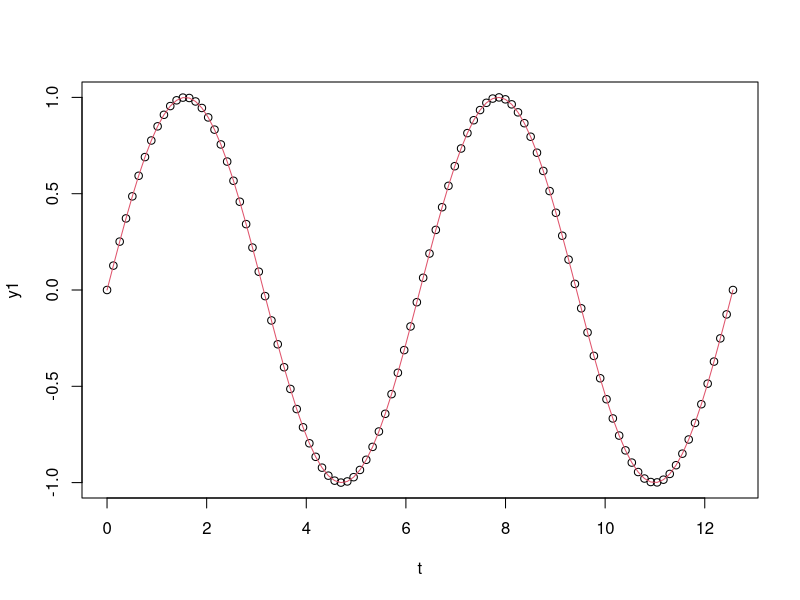
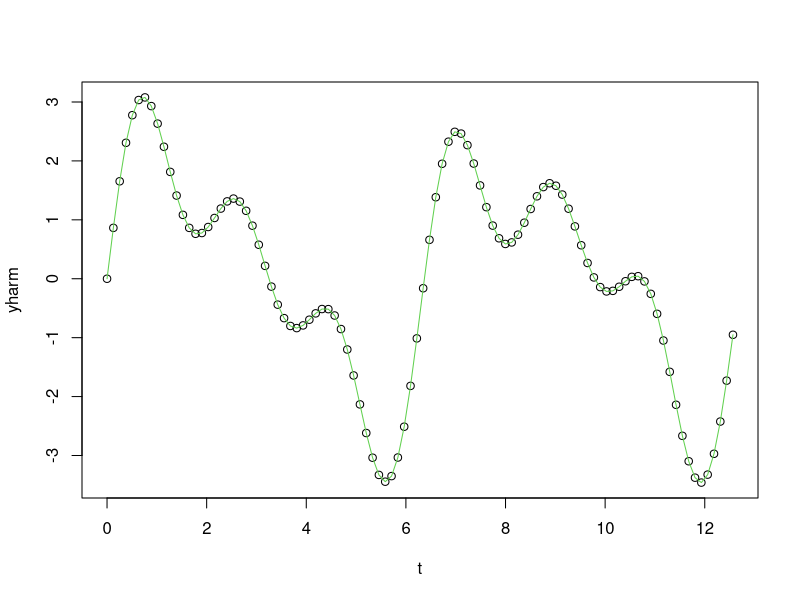
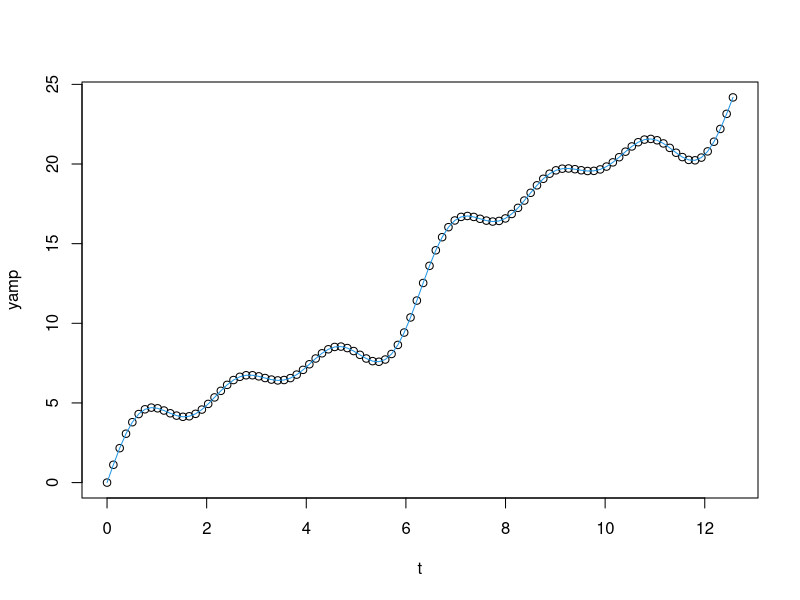
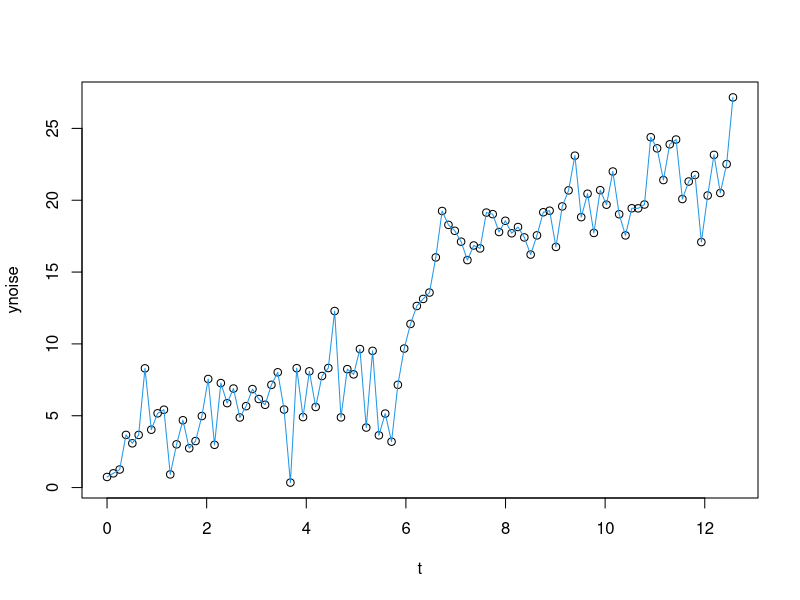

Source code (R) for these figures, in order:
# 04 02 Music
# Simulation 


#simple sine wave

t <- seq(0, 4*pi, length.out=100) #sequence of points from 0 to 4pi
y1 <- sin(t)
plot(t,y1)
lines(t, y1, col=2)

# Harmonics and beat frequencies
yharm <- sin(t) + sin(2*t) + sin(3*t) + sin(t-0.1*t)
plot(t,yharm)
lines(t, yharm, col=3)

# Increasing amplitude
d <- 2
yamp <- yharm + d*t
plot(t,yamp)
lines(t, yamp, col=4)

# Add noise
n <- 100 # number of data points
c.norm <- rnorm(n)
namp <- 2.0

ynoise <- yamp + namp*c.norm
plot(t,ynoise)
lines(t, ynoise, col=4)